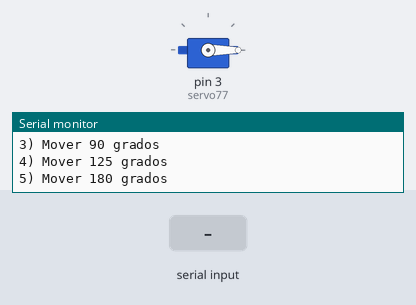
Recording of a sketch running on a simulated Arduino Uno, built with avr-gcc and run on an emulated ATmega328P. Parts: servo, the last lines printed to the serial monitor. The test bench sets the inputs (shaded band).

Above: at 1.2 s.
1.3 s: "2\n" received over Serial
At 2.5 s:
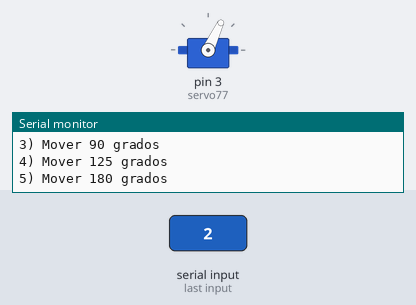
2.8 s: "3\n" received over Serial
At 3.7 s:
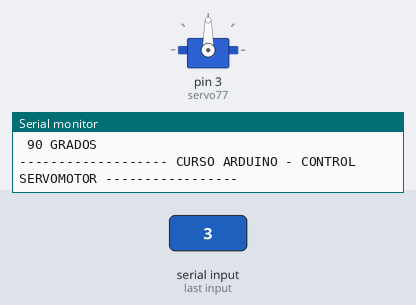
4.3 s: "4\n" received over Serial
At 4.8 s:
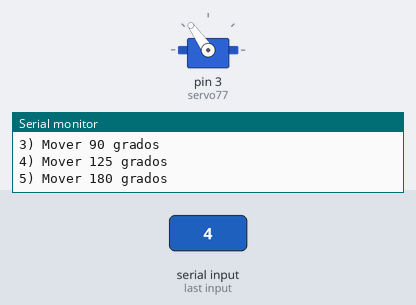
5.8 s: "5\n" received over Serial
At 7.2 s:
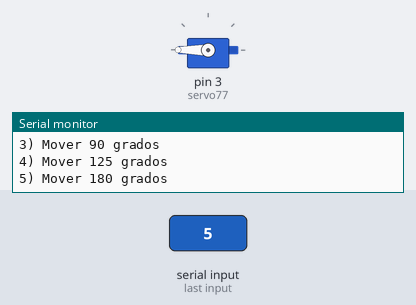
Timing chart, 0 to 8.3 s (numbered marks = the images above; inputs shaded):
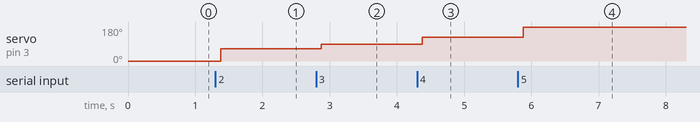

The sketch:

15.SERVOMOTOR.ino
```cpp
#include <Servo.h>//////////////////////CONTROL SERVOMOTOR CON MENÚ

//Variables Globales
bool menu=true;
int degree=0;
String words;
Servo servo77;// Objects are created "Servos"

void setup() {
  Serial.begin(9600);
  Serial.println("+++++++Control-Servo en Grados++++++++++++");//
  servo77.attach(3,600,2400);//3=pin -- 600uSeconds=Pulso mínimo --- 2400uSeconds=Pulso máximo
  servo77.write(0);//Posicion inicial o angulo cero (0°)
}

void loop() {

       if(menu==true)
       {
        Serial.println("------------------- CURSO ARDUINO - CONTROL SERVOMOTOR -----------------");
        Serial.println("1) Posicion Inicial");
        Serial.println("2) Mover 65 grados");
        Serial.println("3) Mover 90 grados");
        Serial.println("4) Mover 125 grados");
        Serial.println("5) Mover 180 grados");
        menu=false;
       }

  while(Serial.available())//Read the value sent by the Serial Port
  {delay(25);
   char c = Serial.read();
   words+=c;
  }
  degree=words.toInt();//convert character string to integers
if(degree != 0)
{
  if(degree>=1 && degree<=5)
  {
    switch(degree){

      case 1: delay(25);
              servo77.write(0);
              clearscreen();
              Serial.println(" 0 GRADOS(posicion inicial)");

              while(servo77.read()<0){
                  Serial.println("Desplazando...");
                  }
              break;

      case 2: delay(25);
              servo77.write(65);
              clearscreen();
              Serial.println(" 65 GRADOS");
              while(servo77.read()<65){
                  Serial.println("Desplazando...");
                  }
              break;

      case 3: delay(25);
              servo77.write(90);
              clearscreen();
              Serial.println(" 90 GRADOS");
              while(servo77.read()<90){
                  Serial.println("Desplazando...");
                  }
              break;

      case 4: delay(25);
              servo77.write(125);
              clearscreen();
              Serial.println(" 125 GRADOS");
              while(servo77.read()<125){
                  Serial.println("Desplazando...");
                  }
              break;

      case 5: delay(25);
              servo77.write(180);
              clearscreen();
              Serial.println(" 180 GRADOS");
              while(servo77.read()<180){
                  Serial.println("Desplazando...");
                  }
              break;
    }
  }else{Serial.println("OPCION INVALIDA");}
  menu=true;
  degree=0;
}
  words="";
}
//Función para limpiar TERMINAL
void clearscreen() {
    for(int i=0;i<50;i++) {
     Serial.println("\n\n\n\n\n\n\n\n\n\n\n\n\n");
    }
}
/*
#include <Servo.h>

//Variables Globales
int degree=0;
String words;
Servo servo77;// Objects are created "Servos"

void setup() {
  Serial.begin(9600);
  Serial.println("Control-Servo");
  servo77.attach(3,600,2400);//3=pin -- 600uSeconds=Pulso mínimo --- 2400uSeconds=Pulso máximo
  servo77.write(0);//Posicion inicial o angulo cero (0°)
}

void loop() {
  while(Serial.available())//Read the value sent by the Serial Port
  {delay(150);
   char c = Serial.read();
   words+=c;
  }
if(words.length() > 0)
{
  degree=words.toInt();//convert character string to integers
  Serial.print(degree);
  Serial.println(" GRADOS");
  Serial.print(" ");
  delay(5);
  servo77.write(degree);
  while(servo77.read()<degree)
  {
    Serial.println("Desplazando...");
  }
}
  words="";
}
*/
```

Measured:
- after the input at 1.3 s, servo on pin 3 (servo77): 0° → 65° after 0.08 s
- after the input at 2.8 s, servo on pin 3 (servo77): 65° → 90° after 0.08 s
- after the input at 4.3 s, servo on pin 3 (servo77): 90° → 125° after 0.08 s
- after the input at 5.8 s, servo on pin 3 (servo77): 125° → 180° after 0.08 s
